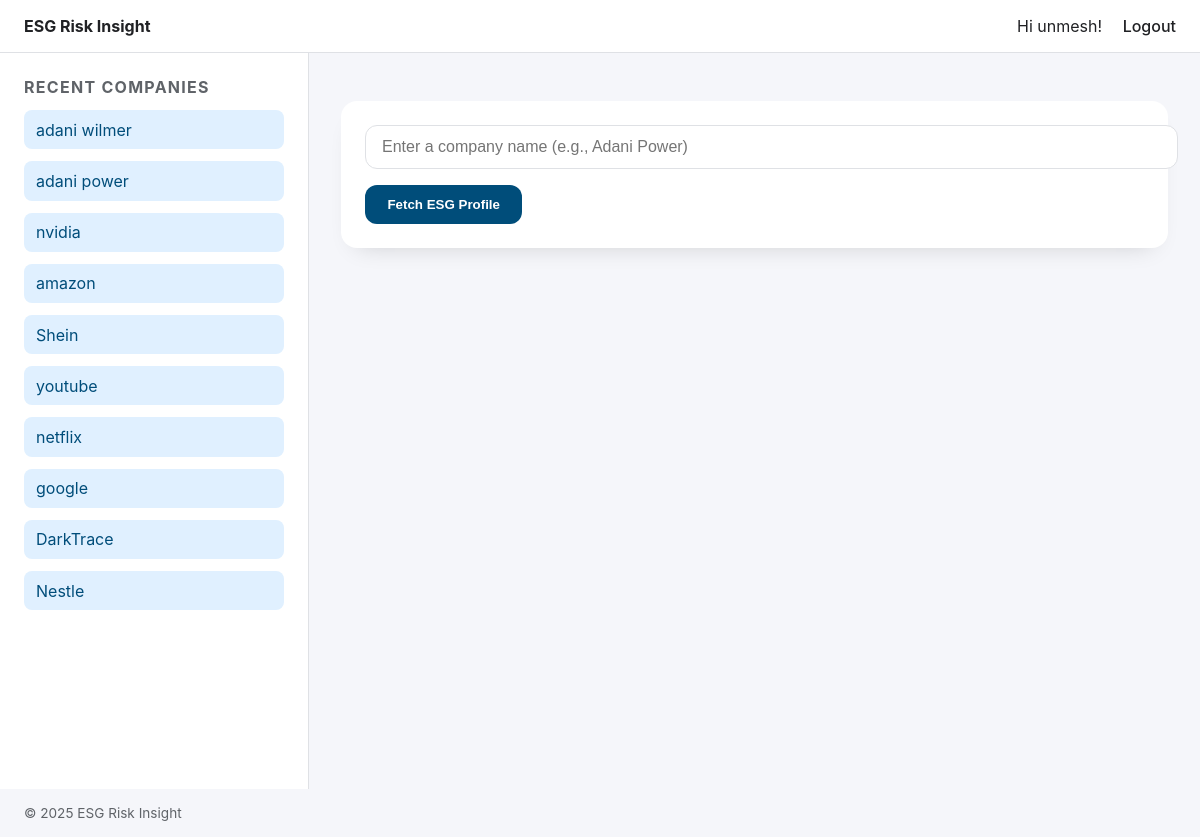
Before: / (signed in) with the older database file.
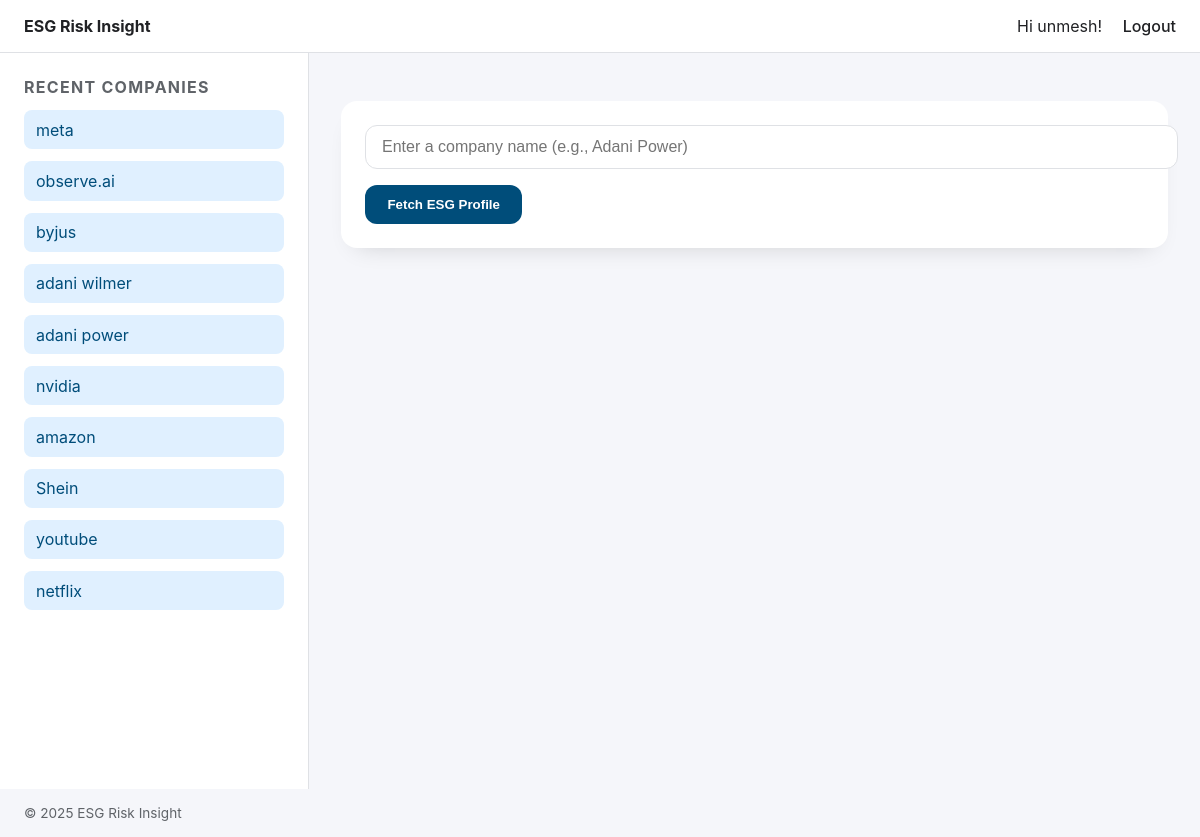
After: the same page with the newer database file.
### dashboard/models.py (models this page shows, shortened)
class SearchHistory(models.Model):
    user = models.ForeignKey(settings.AUTH_USER_MODEL, on_delete=models.CASCADE, related_name='esg_searches')
    company_name = models.CharField(max_length=255)
    searched_at = models.DateTimeField(default=timezone.now)
    class Meta:
        ordering = ['-searched_at']
        indexes = [
            models.Index(fields=['user', '-searched_at']),
            models.Index(fields=['company_name']),
        ]

### dashboard/views.py (the view, shortened to what this page needs)
# urls.py: path('', dashboard_view, name='home'),
@login_required
def dashboard_view(request: HttpRequest) -> HttpResponse:
    repository = SearchHistoryRepository()
    recent_searches = repository.get_recent_searches(user_id=request.user.id, limit=10)
    searched_company: str | None = None
    if request.method == 'POST':
        form = CompanySearchForm(request.POST)
        if form.is_valid():
            searched_company = form.cleaned_data['company_name']
    else:
        preset_company = request.GET.get('company')
        if preset_company:
            searched_company = preset_company
            form = CompanySearchForm(initial={'company_name': preset_company})
        else:
            form = CompanySearchForm()
    context: Dict[str, Any] = {
        'form': form,
        'recent_searches': recent_searches,
    }
    return render(request, 'dashboard/dashboard.html', context)

### dashboard/forms.py
class CompanySearchForm(forms.Form):
    company_name = forms.CharField(
        label='Company Name',
        max_length=255,
        widget=forms.TextInput(
            attrs={
                'placeholder': 'Enter a company name (e.g., Adani Power)',
                'class': 'form-control',
            }
        ),
    )

### esg/history.py (called while the page is built)
    def get_recent_searches(self, user_id: int, limit: int = 10) -> List[dict]:
        if not user_id:
            return []
        qs = SearchHistory.objects.filter(user_id=user_id).order_by('-searched_at')
        seen = set()
        results: List[dict] = []
        for entry in qs:
            key = entry.company_name.lower()
            if key in seen:
                continue
            seen.add(key)
            results.append(
                {
                    'company_name': entry.company_name,
                    'searched_at': entry.searched_at,
                }
            )
            if len(results) >= limit:
                break
        return results

### templates/dashboard/dashboard.html (shortened to what this page needs)
{% extends "base.html" %}
{% block sidebar %}
<aside class="sidebar">
    <h2>Recent companies</h2>
    {% if recent_searches %}
        <ul>
            {% for item in recent_searches %}
                <li>
                    <a href="?company={{ item.company_name|urlencode }}">{{ item.company_name }}</a>
                </li>
            {% endfor %}
        </ul>
    {% else %}
        <p>No searches yet. Try fetching a company.</p>
    {% endif %}
</aside>
{% endblock %}
{% block content %}
<section class="card">
    <form method="post">
        {{ form.company_name }}
        <button type="submit" class="btn" style="margin-top: 1rem;">Fetch ESG Profile</button>
    </form>
</section>
{% endblock %}

Changed rows visible on the page:
no longer on this page (row unchanged): SearchHistory: company_name "google"
no longer on this page (row unchanged): SearchHistory: company_name "DarkTrace"
no longer on this page (row unchanged): SearchHistory: company_name "Nestle"
added SearchHistory: company_name "meta"
added SearchHistory: company_name "observe.ai"
added SearchHistory: company_name "byjus"
